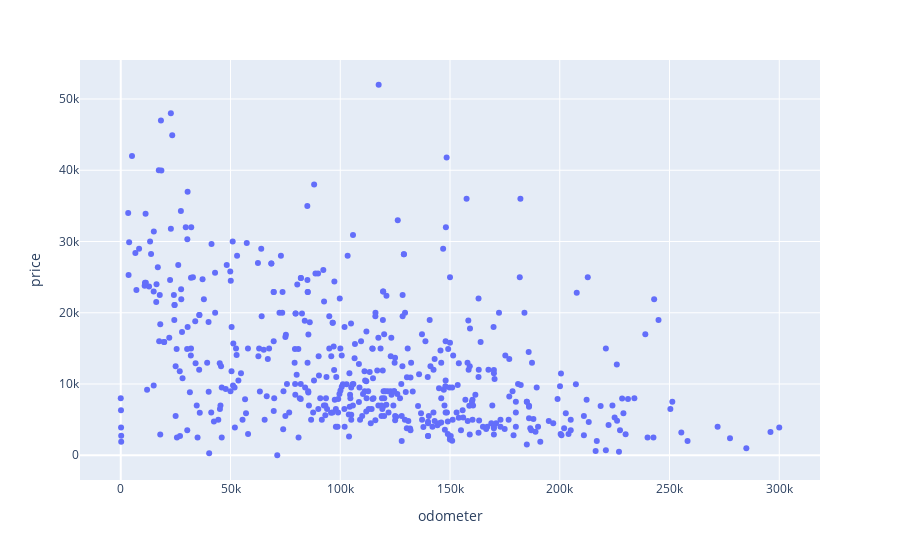

Source (notebook cell):
### Code cell
import pandas as pd
import plotly.express as px

car_data = pd.read_csv('vehicles_us.csv') # leer los datos
fig = px.scatter(car_data, x="odometer", y="price") # crear un gráfico de dispersión
fig.show() # crear gráfico de dispersión

### Figure 1 — Plotly figure (JSON) as saved in the notebook; plotly's stock layout.template omitted (floating-point values rounded to 4 significant figures; data arrays with more than 128 entries replaced by an {"elided": "..."} marker saying what was removed)
{"data": [{"hovertemplate": "odometer=%{x}<br>price=%{y}<extra></extra>", "legendgroup": "", "marker": {"color": "#636efa", "symbol": "circle"}, "mode": "markers", "name": "", "orientation": "v", "showlegend": false, "type": "scatter", "x": {"elided": "597 int values"}, "xaxis": "x", "y": {"elided": "597 int values"}, "yaxis": "y"}], "layout": {"legend": {"tracegroupgap": 0}, "margin": {"t": 60}, "xaxis": {"anchor": "y", "domain": [0, 1], "title": {"text": "odometer"}}, "yaxis": {"anchor": "x", "domain": [0, 1], "title": {"text": "price"}}}}
